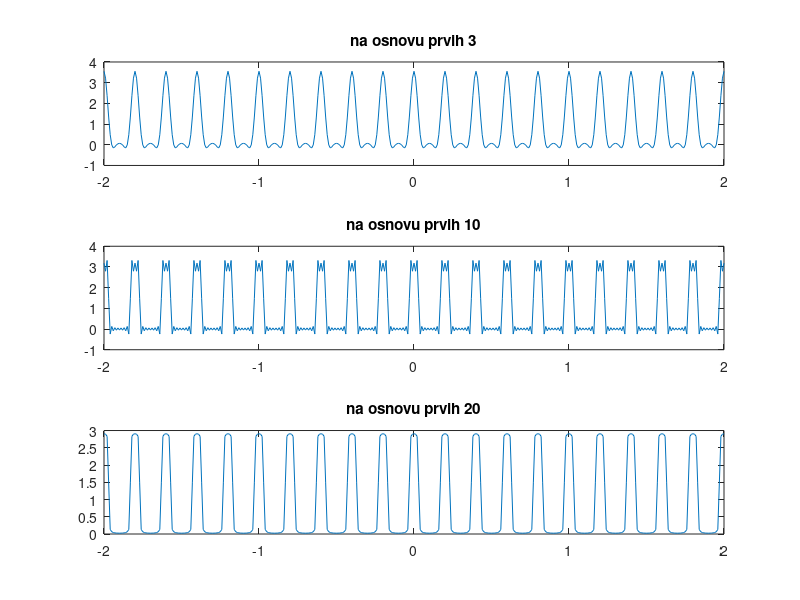

MATLAB code for this plot:
br_harm = 20;
n = 0:br_harm;
tau_kroz_t = 0.3;
E = 3;
T = 0.2;
omega = 2*pi/T;
sn = E*tau_kroz_t*sinc(n*tau_kroz_t);
t = -2:0.01:2;
harmonici = zeros(br_harm+1, length(t));
for i = 1:length(n)
    if n(i)==0
        a_n = real(sn(i));
    else
        a_n = 2*real(sn(i));
    end
    harmonici(i,:) = a_n.*cos(n(i)*omega*t);
end

subplot(3,1,1)
plot(t,sum(harmonici(1:4,:)))
title('na osnovu prvih 3')

subplot(3,1,2)
plot(t,sum(harmonici(1:11,:)))
title('na osnovu prvih 10')

subplot(3,1,3)
plot(t,sum(harmonici(1:21,:)))
title('na osnovu prvih 20')

